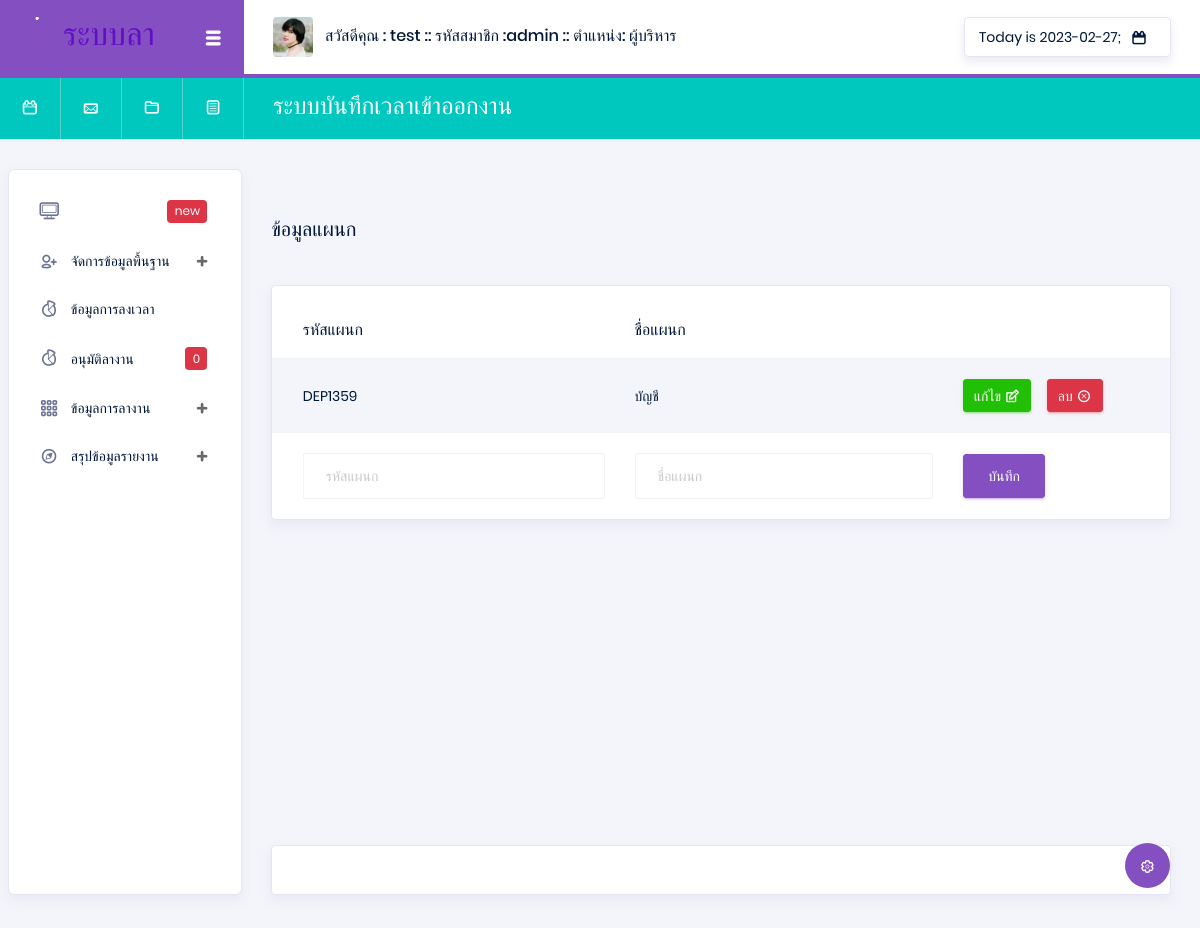
Before: /index.php?p=department (signed in) with the older database file.
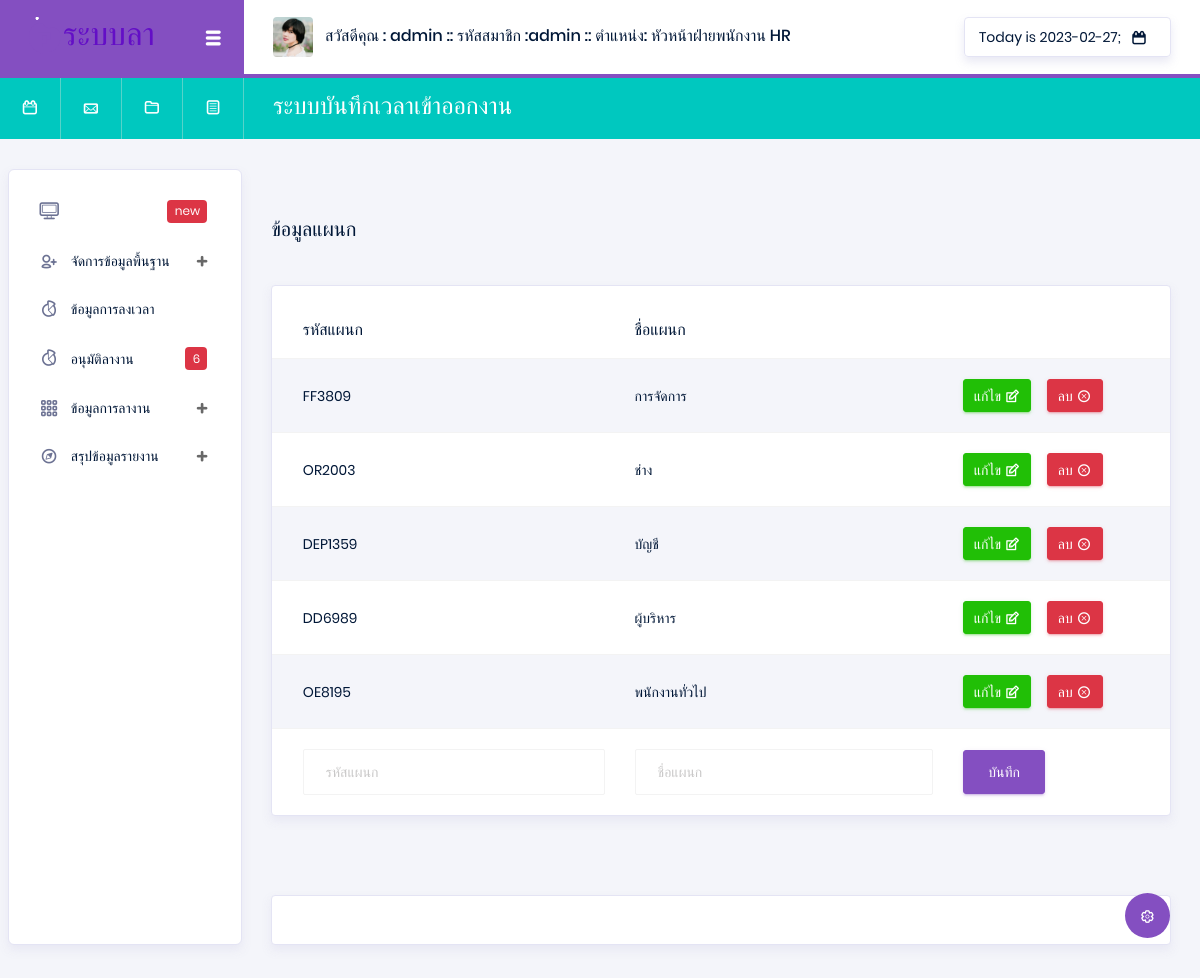
After: the same page with the newer database file.
### tables this page shows
CREATE TABLE `position` (
  `Pos_id` varchar(13) NOT NULL,
  `Pos_name` varchar(50) NOT NULL
);

CREATE TABLE `department` (
  `Dep_id` varchar(13) NOT NULL,
  `Dep_name` varchar(50) NOT NULL
);

### api/showData.php (called while the page is built, shortened)
<?php
$Pos_id = $_SESSION['Pos_id'];
@$ShowPosition = "SELECT * FROM position WHERE  Pos_id =  '$Pos_id' ";
@$SQLShowPosition = mysqli_query($con, $ShowPosition) or die("Error in query: $ShowPosition ");
while ($Showposition = mysqli_fetch_array($SQLShowPosition)) {
    @$Pos_name = $Showposition['Pos_name'];
}
@$department = "SELECT * FROM department ORDER BY Dep_name ASC   ";
@$Sqldepartment = mysqli_query($con, $department) or die("Error in query: $department ");

### pages/system/department.php (the view, shortened to what this page needs)
<div class="main-panel">
    <div class="content-wrapper">
        <br> <br>
        <?php
        extract(@$_GET);
        ?>
        <div class="row">
            <div class="col-xl-6 grid-margin stretch-card flex-column">
                <h5 class="mb-2 text-titlecase mb-4">ข้อมูลแผนก</h5>
            </div>
        </div>
        <div class="row">
            <div class="col-md-12">
                <div class="card">
                    <div class="table-responsive pt-3">
                        <table style="" class="table table-striped project-orders-table">
                            <thead>
                                <tr>
                                    <th class="ml-5">รหัสแผนก</th>
                                    <th>ชื่อแผนก</th>
                                </tr>
                            </thead>
                            <tbody>
                                <?php
                                while ($Showdepartment = mysqli_fetch_array($Sqldepartment)) {
                                ?>
                                    <tr>
                                        <td><?php echo $Showdepartment['Dep_id'] ?></td>
                                        <td><?php echo $Showdepartment['Dep_name'] ?></td>
                                        <td>
                                            <div class="d-flex align-items-center">
                                                <button type="button" data-toggle="modal" data-target="#addnullDepartment" onclick="edtiDepartment(Dep_id ='<?php echo $Showdepartment['Dep_id'] ?>')" class="btn btn-success btn-sm btn-icon-text mr-3">
                                                    แก้ไข
                                                    <i class="typcn typcn-edit btn-icon-append"></i>
                                                </button>
                                                <a href="./api/api_system.php?str=deleteDepartment&Dep_id=<?php echo $Showdepartment['Dep_id']; ?>" onclick="return confirm('คุณแน่ใจว่าจะลบข้อมูลใช่หรือไม่');" type="button" class="btn btn-danger btn-sm btn-icon-text">
                                                    ลบ
                                                    <i class="typcn typcn-delete-outline btn-icon-append"></i>
                                                </a>
                                            </div>
                                        </td>
                                    </tr>
                                <?php } ?>
                                <form class="forms-sample" action="./api/api_system.php" method="POST">
                                    <td><input type="text" class="form-control" name="Dep_id" id="Dep_id4" placeholder="รหัสแผนก" require>  </td>
                                    <td> <input type="text" class="form-control" name="Dep_name" id="Dep_name" placeholder="ชื่อแผนก" require> </td>
                                    <td> <button type="submit" class="btn btn-primary" id="buttonY"> บันทึก</button></td>
                                </form>
                            </tbody>
                        </table>
                    </div>
                </div>
            </div>
        </div>
        <br><br>
    </div>
    <footer class="footer">
        <div class="card">
            <div class="card-body">
            </div>
        </div>
    </footer>
</div>

### index.php (shortened to what this page needs)
<!DOCTYPE html>
<html lang="en">
<head>
  <link rel="stylesheet" href="vendors/typicons/typicons.css">
  <link rel="stylesheet" href="vendors/css/vendor.bundle.base.css">
  <link rel="stylesheet" href="css/vertical-layout-light/style.css">
</head>
<body>
  <div class="container-scroller">
    <?php
    include './confix/DB.php';
    if ($_SESSION['Emp_id'] == null) {
      header("location: ./login.php");
    } else if ($_SESSION['Emp_id'] != null) {
      include './api/showData.php';
      include './Head.php';
      include './ListNan.php';
      @$p = (isset($_GET['p']) ? $_GET['p'] : '');
      if ($p == 'constant') {
        include('./pages/system/constant.php');
      } elseif ($p == 'department') {
        include('./pages/system/department.php');
      } elseif ($p == 'position') {
        include('./pages/system/position.php');
      } elseif ($p == 'peleave') {
        include('./pages/system/peleave.php');
      } elseif ($p == 'employeeHR') {
        include('./pages/system/employeeHR.php');
      } elseif ($p == 'employeeCEO') {
        include('./pages/system/employeeCEO.php');
      } elseif ($p == 'employeeEmp') {
        include('./pages/system/employeeEmp.php');
      } elseif ($p == 'timetable') {
        include('./pages/system/timetable.php');
      } elseif ($p == 'leave1') {
        include('./pages/system/leave1.php');
      } elseif ($p == 'leave2') {
        include('./pages/system/leave2.php');
      } elseif ($p == 'leave3') {
        include('./pages/system/leave3.php');
      } elseif ($p == 'peleave1') {
        include('./pages/system/peleave1.php');
      } elseif ($p == 'showleave') {
        include('./pages/system/showleave.php');
      } elseif ($p == 'ReportEmp') {
        include('./pages/system/ReportEmp.php');
      } elseif ($p == 'ReportLeave') {
        include('./pages/system/ReportLeave.php');
      } elseif ($p == 'Reporttimetable') {
        include('./pages/system/Reporttimetable.php');
      }
      elseif ($p == 'ReportEmp1') {
       @$str = $_GET['str'];
        include('./pages/system/ReportEmp1.php');
      } else {
      }
    }
    ?>
  </div>
  </div>
</body>
</html>

### Head.php (shortened to what this page needs)
<nav class="navbar col-lg-12 col-12 p-0 fixed-top d-flex flex-row">
  <div class="navbar-brand-wrapper d-flex justify-content-center">
    <div class="navbar-brand-inner-wrapper d-flex justify-content-between align-items-center w-100">
      <a class="navbar-brand brand-logo" href="#"><img src="images/logo-dark11.svg" alt="logo" /></a>
      <button class="navbar-toggler navbar-toggler align-self-center" type="button" data-toggle="minimize">
        <span class="typcn typcn-th-menu"></span>
      </button>
    </div>
  </div>
  <div class="navbar-menu-wrapper d-flex align-items-center justify-content-end">
    <ul class="navbar-nav mr-lg-2">
      <li class="nav-item nav-profile dropdown">
        <a class="nav-link" href="#" data-toggle="dropdown" id="profileDropdown">
          <img src="images/faces/face5.jpg" alt="profile" />
          <span class="nav-profile-name">
            สวัสดีคุณ : <?php echo $_SESSION['Emp_name']; ?>
            :: รหัสสมาชิก :<?php echo $_SESSION['Emp_id']; ?>
            :: ตำแหน่ง: <?php echo $Pos_name; ?> </span>
        </a>
      </li>
    </ul>
    <ul class="navbar-nav navbar-nav-right">
      <li class="nav-item nav-date dropdown">
        <a class="nav-link d-flex justify-content-center align-items-center" href="javascript:;">
          <h6 class="date mb-0"> <?php echo "Today is " . date("Y-m-d") ?>;</h6>
          <i class="typcn typcn-calendar"></i>
        </a>
      </li>
    </ul>
  </div>
</nav>
<nav class="navbar-breadcrumb col-xl-12 col-12 d-flex flex-row p-0">
  <div class="navbar-links-wrapper d-flex align-items-stretch">
    <div class="nav-link">
      <a href="javascript:;"><i class="typcn typcn-calendar-outline"></i></a>
    </div>
    <div class="nav-link">
      <a href="javascript:;"><i class="typcn typcn-mail"></i></a>
    </div>
    <div class="nav-link">
      <a href="javascript:;"><i class="typcn typcn-folder"></i></a>
    </div>
    <div class="nav-link">
      <a href="javascript:;"><i class="typcn typcn-document-text"></i></a>
    </div>
  </div>
  <div class="navbar-menu-wrapper d-flex align-items-center justify-content-end">
    <ul class="navbar-nav mr-lg-2">
      <li class="nav-item ml-0">
        <h4 class="mb-0">ระบบบันทึกเวลาเข้าออกงาน </h4>
      </li>
    </ul>
  </div>
</nav>
<div class="container-fluid page-body-wrapper">
  <div class="theme-setting-wrapper">
    <div id="settings-trigger"><i class="typcn typcn-cog-outline"></i></div>
  </div>

### ListNan.php (shortened to what this page needs)
<?php
@$leavefd = "SELECT * FROM `leave` WHERE  Leave_status = 1 ORDER BY Leave_date DESC;   ";
@$Sqlleavefd = mysqli_query($con, $leavefd) or die("Error in query: $leavefd ");
@$numd = mysqli_num_rows($Sqlleavefd);
?>
<nav class="sidebar sidebar-offcanvas" id="sidebar">
  <ul class="nav">
    <li class="nav-item">
      <a class="nav-link" href="#">
        <i class="typcn typcn-device-desktop menu-icon"></i>
        <div class="badge badge-danger">new</div>
      </a>
    </li>
    <li class="nav-item">
      <a class="nav-link" data-toggle="collapse" href="#auth" aria-expanded="false" aria-controls="auth">
        <i class="typcn typcn-user-add-outline menu-icon"></i>
        <span class="menu-title">จัดการข้อมูลพื้นฐาน</span>
        <i class="menu-arrow"></i>
      </a>
    </li>
    <li class="nav-item">
      <a class="nav-link" href="index.php?p=timetable">
        <i class="typcn typcn-chart-pie-outline menu-icon"></i>
        <span class="menu-title">ข้อมูลการลงเวลา</span>
      </a>
    </li>
    <li class="nav-item">
      <a class="nav-link" href="index.php?p=leave1">
        <i class="typcn typcn-chart-pie-outline menu-icon"></i>
        <span class="menu-title">อนุมัติลางาน</span>
        <div class="badge badge-danger"><?php echo $numd ?></div>
      </a>
    </li>
    <li class="nav-item">
      <a class="nav-link" data-toggle="collapse" href="#tables" aria-expanded="false" aria-controls="tables">
        <i class="typcn typcn-th-small-outline menu-icon"></i>
        <span class="menu-title">ข้อมูลการลางาน</span>
        <i class="menu-arrow"></i>
      </a>
    </li>
    <li class="nav-item">
      <a class="nav-link" data-toggle="collapse" href="#icons" aria-expanded="false" aria-controls="icons">
        <i class="typcn typcn-compass menu-icon"></i>
        <span class="menu-title">สรุปข้อมูลรายงาน</span>
        <i class="menu-arrow"></i>
      </a>
    </li>
  </ul>
</nav>

Changed rows visible on the page:
changed position: Pos_name "ผู้บริหาร" → "หัวหน้าฝ่ายพนักงาน HR"
added department: Dep_id "FF3809", Dep_name "การจัดการ"
added department: Dep_id "OR2003", Dep_name "ช่าง"
added department: Dep_id "DD6989", Dep_name "ผู้บริหาร"
added department: Dep_id "OE8195", Dep_name "พนักงานทั่วไป"
Other visible differences:
$_SESSION['Emp_name']: "test" → "admin"
$numd: "0" → "6"
